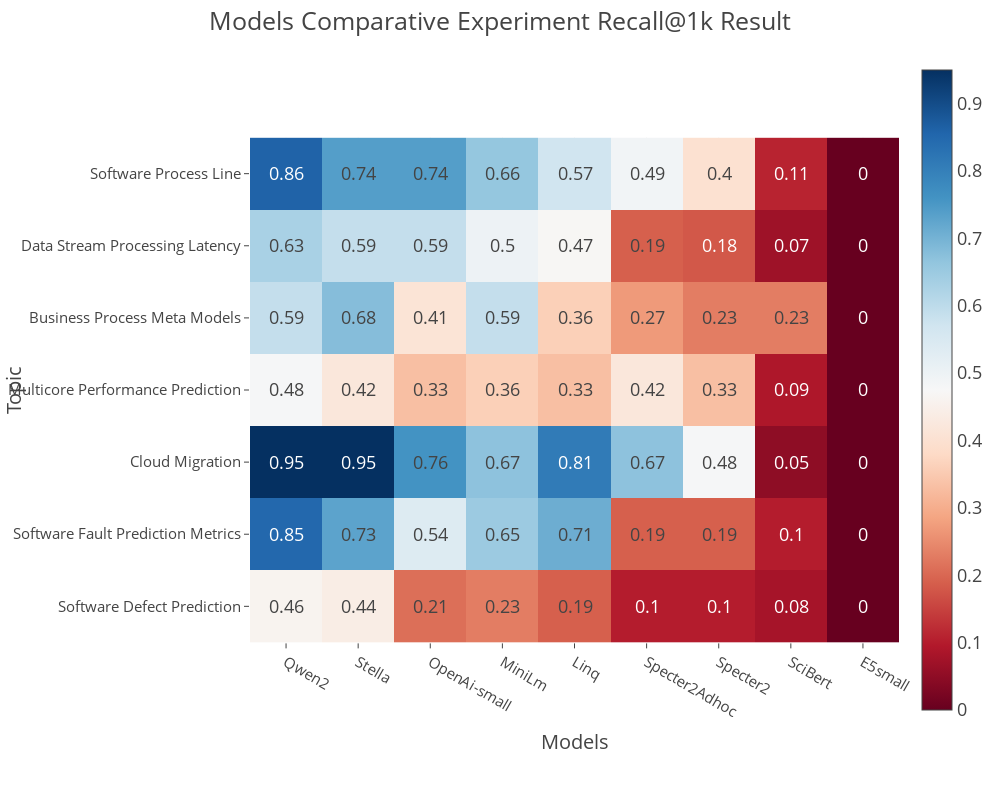

The code cell stored with this chart in its notebook:
### Code cell
def models_comparision_results(recall: Literal["10k", "1k"], save: bool = False):
    df = read_data(f"models_comparision_recall{recall}").set_index("Topic")
    fig = px.imshow(df, color_continuous_scale="RdBu", text_auto="auto")
    layout = dict(
        title_font_size=20,
        xaxis_tickfont_size=15,
        yaxis_tickfont_size=15,
        xaxis_title_text="Models",
        yaxis_title_text="Topic",
        legend_font_size=15,
        yaxis_title_font_size=20,
        xaxis_title_font_size=20,
        height=800,
        width=1000,
        title=f"Models Comparative Experiment Recall@{recall} Result",
        margin=dict(l=250),
    )
    fig.update_layout(**layout)
    if save:
        save_plot(fig, f"embedding-models-experiment-recall{recall}", layout)

    fig.show()
models_comparision_results("1k")

### Figure 1 — Plotly figure (JSON) as saved in the notebook; plotly's stock layout.template omitted (floating-point values rounded to 4 significant figures)
{"data": [{"coloraxis": "coloraxis", "hovertemplate": "x: %{x}<br>Topic: %{y}<br>color: %{z}<extra></extra>", "name": "0", "texttemplate": "%{z:auto}", "type": "heatmap", "x": ["Qwen2", "Stella", "OpenAi-small", "MiniLm", "Linq", "Specter2Adhoc", "Specter2", "SciBert", "E5small"], "xaxis": "x", "y": ["Software Process Line", "Data Stream Processing Latency", "Business Process Meta Models", "Multicore Performance Prediction", "Cloud Migration", "Software Fault Prediction Metrics", "Software Defect Prediction"], "yaxis": "y", "z": [[0.86, 0.74, 0.74, 0.66, 0.57, 0.49, 0.4, 0.11, 0], [0.63, 0.59, 0.59, 0.5, 0.47, 0.19, 0.18, 0.07, 0], [0.59, 0.68, 0.41, 0.59, 0.36, 0.27, 0.23, 0.23, 0], [0.48, 0.42, 0.33, 0.36, 0.33, 0.42, 0.33, 0.09, 0], [0.95, 0.95, 0.76, 0.67, 0.81, 0.67, 0.48, 0.05, 0], [0.85, 0.73, 0.54, 0.65, 0.71, 0.19, 0.19, 0.1, 0], [0.46, 0.44, 0.21, 0.23, 0.19, 0.1, 0.1, 0.08, 0]]}], "layout": {"coloraxis": {"colorscale": [[0, "rgb(103,0,31)"], [0.1, "rgb(178,24,43)"], [0.2, "rgb(214,96,77)"], [0.3, "rgb(244,165,130)"], [0.4, "rgb(253,219,199)"], [0.5, "rgb(247,247,247)"], [0.6, "rgb(209,229,240)"], [0.7, "rgb(146,197,222)"], [0.8, "rgb(67,147,195)"], [0.9, "rgb(33,102,172)"], [1, "rgb(5,48,97)"]]}, "height": 800, "legend": {"font": {"size": 15}}, "margin": {"l": 250, "t": 60}, "title": {"text": "Models Comparative Experiment Recall@1k Result"}, "width": 1000, "xaxis": {"anchor": "y", "constrain": "domain", "domain": [0, 1], "scaleanchor": "y", "tickfont": {"size": 15}, "title": {"font": {"size": 20}, "text": "Models"}}, "yaxis": {"anchor": "x", "autorange": "reversed", "constrain": "domain", "domain": [0, 1], "tickfont": {"size": 15}, "title": {"font": {"size": 20}, "text": "Topic"}}}}
